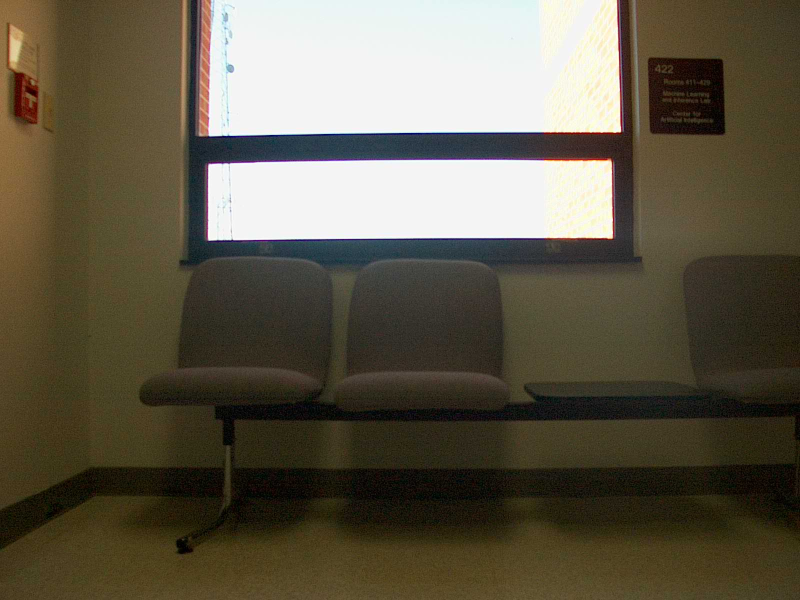
#> input picture DynamicCursor_HistogramComparisons/ST2MainHall4/ST2MainHall4001.jpg, 1600 x 1200 px, found by its file name (shown at 1/2 size); its folder holds 5 pictures in this run
$ python hw3.py   (older library calls are emulated)
#> lines starting #> are read from the running program, lines starting #| are printed output that depends on the picture
#import all the required python libraries
import cv2
import numpy as np
import os
from os import listdir
from os.path import join, isfile
from matplotlib import pyplot as plt
import math

path = 'ST2MainHall4/'
gmax = 255
nimgs = 0
bin = 36
postfixgray = 4000;
postfixcolor = 4000;
ghistograms=[]
rgbhistograms=[]

# [67 lines left out: functions HistogramIntersection, ChiSquaredMeasure, normalize, BuildGrayHistograms, BuildColorHistograms, not called in this run]

def Quiver():
    #reference: https://matplotlib.org/examples/pylab_examples/quiver_demo.html
    print("Showing Quiver Plot")
    imgfile = "ST2MainHall4/ST2MainHall4001.jpg"
    img = cv2.imread(imgfile, cv2.IMREAD_GRAYSCALE)
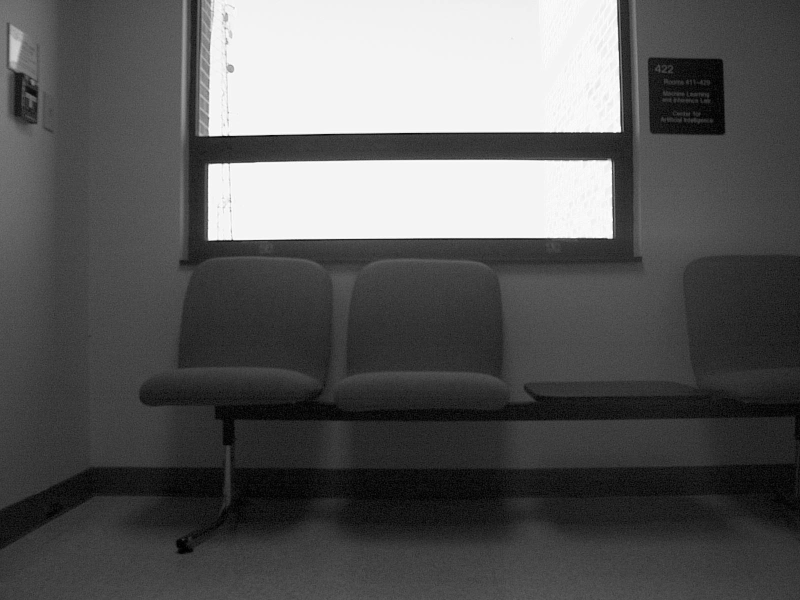
#> img: shape (1200, 1600) (shown at 1/2 size); min 0, max 255, mean 90
    h, w = img.shape
#> h = 1200; w = 1600
    img = cv2.GaussianBlur(img,(7,7),0)

    X,Y = np.meshgrid(np.arange(w), np.arange(h)) #size of img
    sobelx = np.uint8(cv2.Sobel(img, cv2.CV_64F, 1, 0, ksize=5))
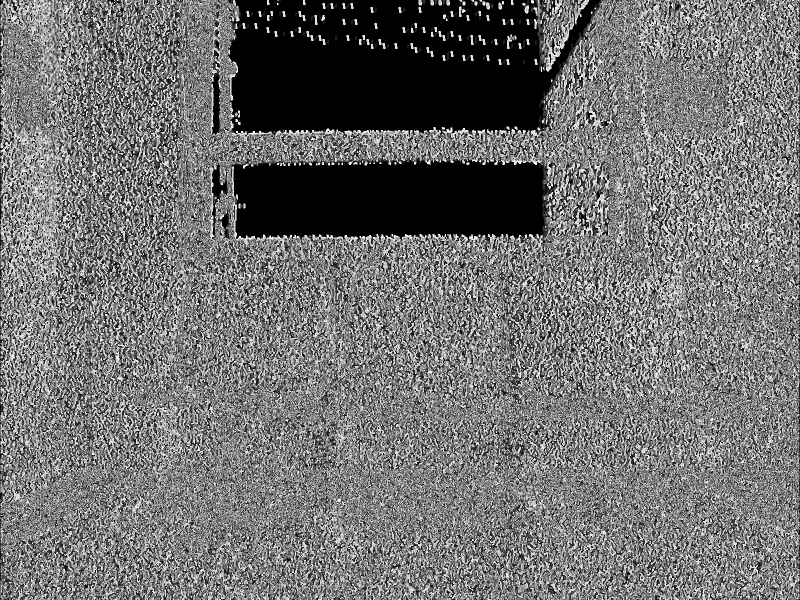
#> sobelx: shape (1200, 1600) (shown at 1/2 size); min 0, max 255, mean 111.7
    sobely = np.uint8(cv2.Sobel(img, cv2.CV_64F, 0, 1, ksize=5))
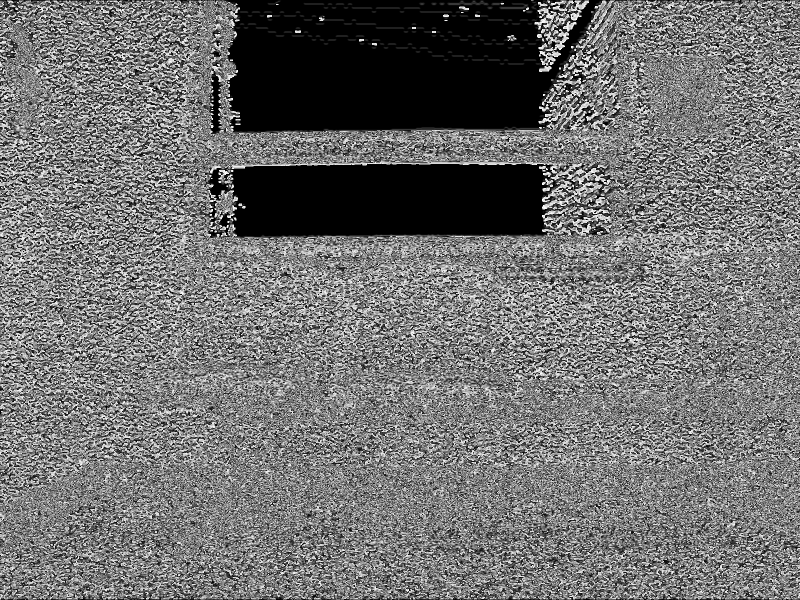
#> sobely: shape (1200, 1600) (shown at 1/2 size); min 0, max 255, mean 111.2
    scale = 50
    M = np.hypot(sobelx, sobely)
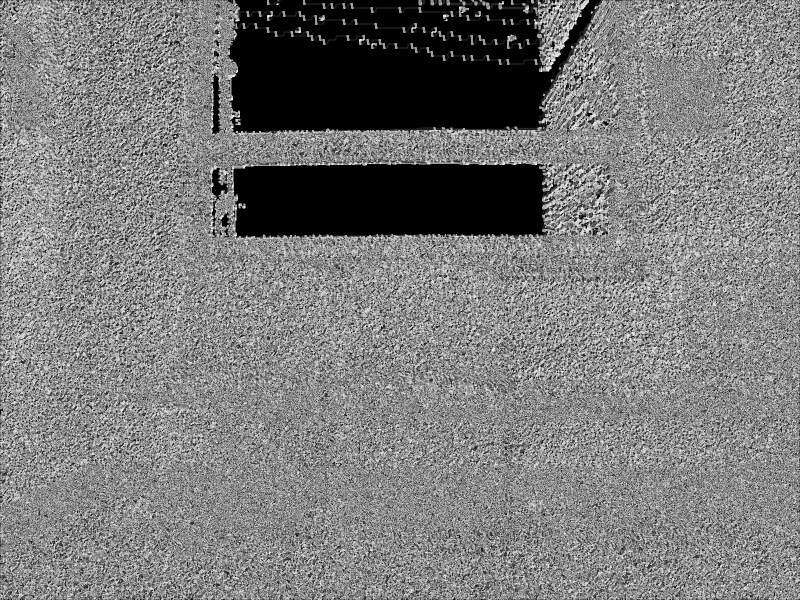
#> M: shape (1200, 1600) float16 (shown at 1/2 size); min 0, max 360.5, mean 173.2; drawn with min black and max white

    plt.figure()
    plt.title('Gradient Visualization of ST2MainHall4001.jpg')
    #Q = plt.quiver(X[::scale,::scale], Y[::scale,::scale], sobelx[::scale,::scale], sobely[::scale,::scale], pivot='mid', units='width')
#> (the run stopped early here; a loop or call above may not have finished)
